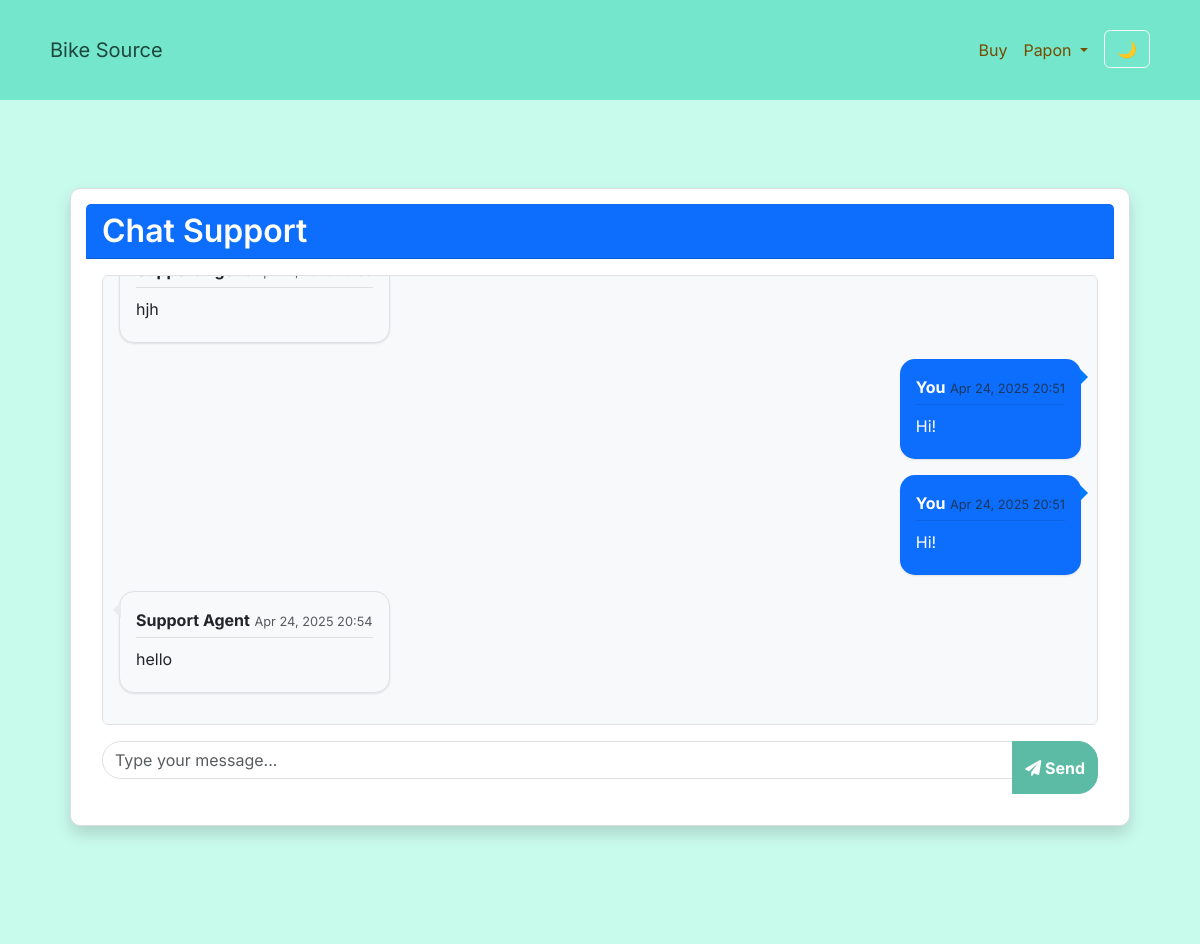
/chat-support/ (signed in, upper part), run on an earlier commit of the app's database.
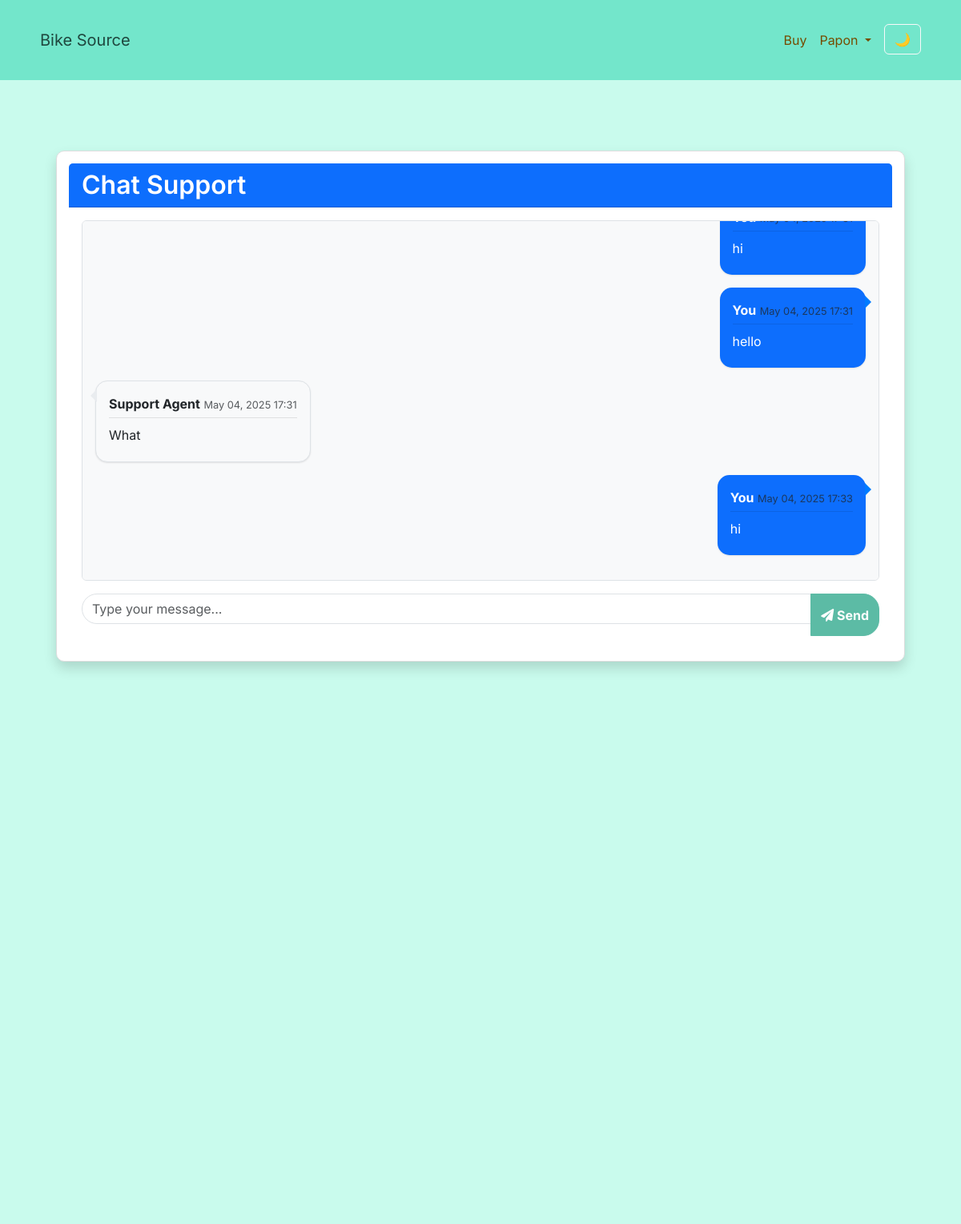
And on a later commit of the database.
### bike_buy_and_sell/models.py (models this page shows, shortened)
class ChatMessage(models.Model):
    STATUS_CHOICES = (
        ('open', 'Open'),
        ('in_progress', 'In Progress'),
        ('resolved', 'Resolved'),
        ('closed', 'Closed')
    )
    PRIORITY_CHOICES = (
        ('low', 'Low'),
        ('medium', 'Medium'),
        ('high', 'High')
    )
    user = models.ForeignKey(User, on_delete=models.CASCADE, related_name='chat_messages')
    message = models.TextField()
    is_admin = models.BooleanField(default=False)  # True if the message is from the admin
    timestamp = models.DateTimeField(auto_now_add=True)
    parent = models.ForeignKey('self', on_delete=models.CASCADE, null=True, blank=True, related_name='replies')
    subject = models.CharField(max_length=200, null=True, blank=True)
    category = models.CharField(max_length=50, null=True, blank=True)
    status = models.CharField(max_length=20, choices=STATUS_CHOICES, default='open')
    priority = models.CharField(max_length=20, choices=PRIORITY_CHOICES, default='medium')
    assigned_to = models.ForeignKey(User, on_delete=models.SET_NULL, null=True, blank=True, related_name='assigned_tickets')
    resolved_at = models.DateTimeField(null=True, blank=True)
    class Meta:
        ordering = ['-timestamp']

### bike_buy_and_sell/views.py (the view, shortened to what this page needs)
# urls.py: path('chat-support/', views.user_chat_support, name='chat_support'),
@login_required
def user_chat_support(request):
    messages_list = ChatMessage.objects.filter(user=request.user).order_by('timestamp')
    return render(request, 'chat_support.html', {'chat_messages': messages_list})

### bike_buy_and_sell/cart.py (called while the page is built)
    def __len__(self):
        return sum(item['quantity'] for item in self.cart.values())

### bike_buy_and_sell/context_processors.py (called while the page is built)
def cart(request):
    return {'cart': Cart(request)}

### templates/chat_support.html (shortened to what this page needs)
{% extends 'base.html' %}
{% block content %}
<div class="container mt-4">
    <div class="card shadow">
        <div class="card-header bg-primary text-white">
            <h2 class="mb-0">Chat Support</h2>
        </div>
        <div class="card-body">
            <div class="chat-box border rounded p-3 mb-3" style="height: 450px; overflow-y: scroll;">
                {% for message in chat_messages %}
                    <div class="d-flex mb-3 {% if message.is_admin %}justify-content-start{% else %}justify-content-end{% endif %}">
                        <div class="chat-bubble p-3 rounded {% if message.is_admin %}bg-light border{% else %}bg-primary text-white{% endif %}"
                             style="max-width: 70%; position: relative;">
                            <div class="chat-header mb-1">
                                <strong>{% if message.is_admin %}Support Agent{% else %}You{% endif %}</strong>
                                <small class="text-muted" style="font-size: 0.8rem;">
                                    {{ message.timestamp|date:"M d, Y H:i" }}
                                </small>
                            </div>
                            <div class="chat-content">
                                {{ message.message|linebreaksbr }}
                            </div>
                        </div>
                    </div>
                {% empty %}
                    <div class="text-center text-muted">
                        <p>No messages yet. Start the conversation!</p>
                        <p>Our support team typically responds within 1 hour.</p>
                    </div>
                {% endfor %}
            </div>
            <form method="post" class="chat-form" id="chatForm">
                <div class="input-group">
                    <input type="text" name="message" class="form-control" placeholder="Type your message..." required
                           style="border-radius: 20px 0 0 20px;">
                    <button type="submit" class="btn btn-primary" style="border-radius: 0 20px 20px 0;">
                        <i class="fas fa-paper-plane"></i> Send
                    </button>
                </div>
            </form>
        </div>
    </div>
</div>
{% endblock %}

What changed in the data, as far as the page shows it:
no longer on this page (row unchanged): ChatMessage: message "hjh", is_admin True (drawn)
no longer on this page (row unchanged): ChatMessage: is_admin "You", timestamp "Apr 24, 2025 20:51", message "Hi!"
no longer on this page (row unchanged): ChatMessage: is_admin "You", timestamp "Apr 24, 2025 20:51", message "Hi!"
no longer on this page (row unchanged): ChatMessage: is_admin "Support Agent", timestamp "Apr 24, 2025 20:54", message "hello"
added ChatMessage: message "hi"
added ChatMessage: is_admin "You", timestamp "May 04, 2025 17:31", message "hello"
added ChatMessage: is_admin "Support Agent", timestamp "May 04, 2025 17:31", message "What"
added ChatMessage: is_admin "You", timestamp "May 04, 2025 17:33", message "hi"
